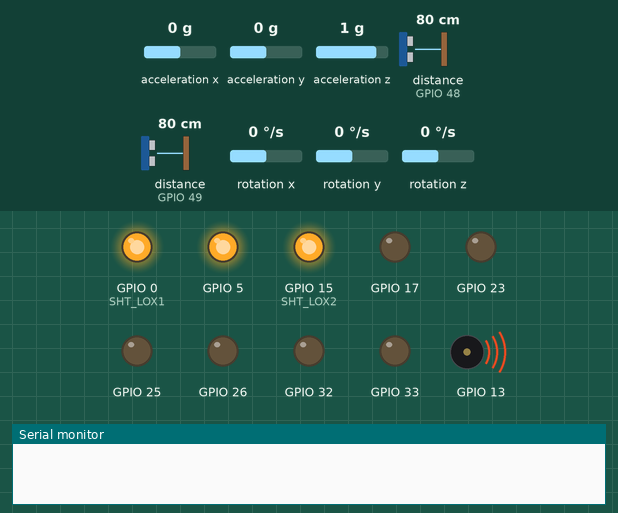
Simulated run of this sketch. Board: ESP32. Shown: output pins drawn as LEDs (lit = HIGH), buzzer (waves = sounding), the last lines printed to the serial monitor. Inputs (shaded band) come from the test bench; at power-on: rotation z 0 °/s, distance to the obstacle (sensors on GPIO 48, GPIO 49) 80 cm, acceleration x 0 g, acceleration y 0 g, acceleration z 1 g, rotation x 0 °/s, rotation y 0 °/s. Nothing arrives over Bluetooth unless stated.

Above: at 18.1 s.
19.3 s: rotation z set to -2 °/s
At 20.5 s:
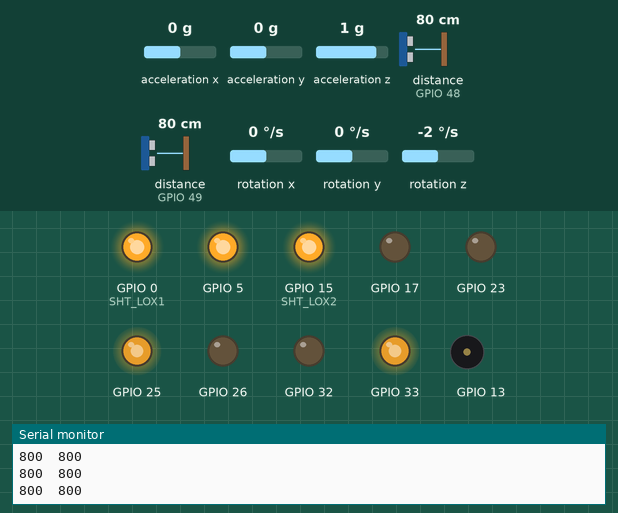
20.8 s: distance to the obstacle (sensor on GPIO 48) set to 18 cm
22.3 s: distance to the obstacle (sensor on GPIO 48) set to 14 cm
At 23.0 s:
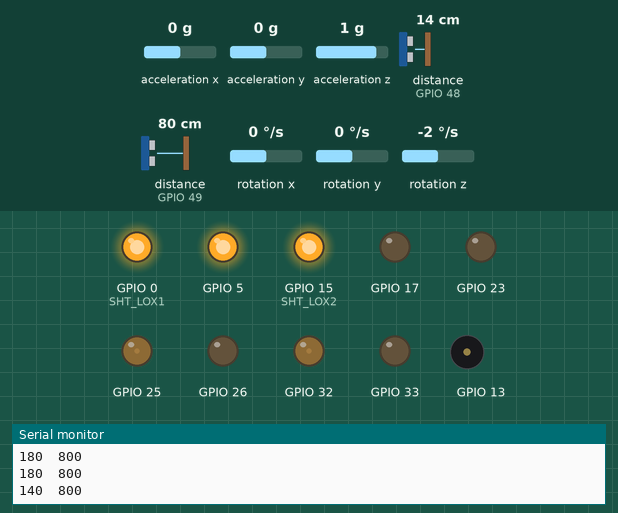
Timing chart, 0 to 29.9 s (numbered marks = the images above; inputs shaded):
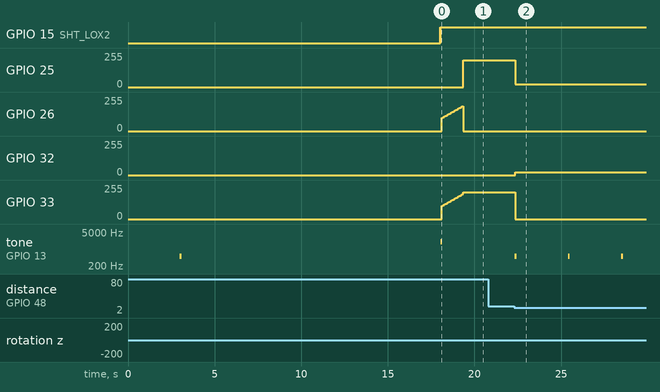

Measured:
- the behaviour switches between 0 and -1 °/s on rotation z (found by bisection; images 0 and 1)
- the behaviour switches between 16 and 15 cm on distance to the obstacle (sensor on GPIO 48) (found by bisection; images 1 and 2)
- after the input at 19.3 s, GPIO 25: 0/255 → 200/255 at once
- after the input at 22.3 s, GPIO 25: 200/255 → 20/255 at once; GPIO 32: 0/255 → 20/255 at once; GPIO 33: 200/255 → 0/255 at once; tone on GPIO 13: alternates 500 Hz for 0.10 s and silent for 3.0 s, starting at once

The sketch:

MPU_PID.ino
```cpp
// Code ok by 08/10

/*
 15: side RIGHT
 17: front right

 0: front left
 23: side left

*/


#include <MPU6050_tockn.h>
#include <Wire.h>

MPU6050 mpu6050(Wire);

#include <Adafruit_VL53L0X.h>


#include"Motion.h"

#include<BluetoothSerial.h>


Motion motion;

BluetoothSerial SerialBT;


float z;

void get(){
  mpu6050.update();
  z = mpu6050.getAngleZ();
  if ( z <0)
  z += 360;
}


String s = " ";
int t = 0;
int corner1 = 0;
int t2 = 0;

float Pvalue = 12;

int check_target = 1;


// Khai bao tof

#define LOX1_ADDRESS 0x30
#define LOX2_ADDRESS 0x31


// set the pins to shutdown
#define SHT_LOX1 0
#define SHT_LOX2 15

// objects for the vl53l0x
Adafruit_VL53L0X lox1 = Adafruit_VL53L0X();
Adafruit_VL53L0X lox2 = Adafruit_VL53L0X();

// this holds the measurement
VL53L0X_RangingMeasurementData_t measure1;
VL53L0X_RangingMeasurementData_t measure2;

//================================Tof============================

/// set if tof
void setID() {
  // all reset
  digitalWrite(SHT_LOX1, LOW);
  digitalWrite(SHT_LOX2, LOW);
  delay(10);
  // all unreset
  digitalWrite(SHT_LOX1, HIGH);
  digitalWrite(SHT_LOX2, HIGH);
  delay(10);

  // activating LOX1 and resetting LOX2
  digitalWrite(SHT_LOX1, HIGH);
  digitalWrite(SHT_LOX2, LOW);

  // initing LOX1
  if(!lox1.begin(LOX1_ADDRESS)) {
    Serial.println(F("Failed to boot first VL53L0X"));
//    while(1);
  }
  delay(10);

  // activating LOX2
  digitalWrite(SHT_LOX2, HIGH);
  delay(10);

  //initing LOX2
  if(!lox2.begin(LOX2_ADDRESS)) {
    Serial.println(F("Failed to boot second VL53L0X"));
   // while(1);
  }
}
// Done set up tof


unsigned sensor1 = 0;
unsigned sensor2 = 0;
unsigned char dem = 0;

void read_dual_sensors() {

  lox1.rangingTest(&measure1, false); // pass in 'true' to get debug data printout!
  lox2.rangingTest(&measure2, false); // pass in 'true' to get debug data printout!

  // print sensor one reading
  if(measure1.RangeStatus != 4)      // if not out of range
    sensor1 = measure1.RangeMilliMeter;

  if(measure2.RangeStatus != 4)      // if not out of range
    sensor2 = measure2.RangeMilliMeter;
  Serial.print(sensor1);
  Serial.print("  ");
  Serial.println(sensor2);

}

// ========================================= set up function ======================================

void setup() {

  Serial.begin(115200);
  Wire.begin();
//  Wire.setClock(120000);
    // tắt sesor
  pinMode(15,OUTPUT);
  pinMode(23,OUTPUT);
  pinMode(17,OUTPUT);
  pinMode(0,OUTPUT);

  digitalWrite(15,LOW);
  digitalWrite(23,LOW);
  digitalWrite(17,LOW);
  digitalWrite(0,LOW);

  //===== set up tof =======

  SerialBT.begin("ESP32test");

  motion.set_pin();

  while (!Serial) {
    ;
  }
  mpu6050.begin();
  mpu6050.calcGyroOffsets(true);
  tone(13,500,100);
  delay(4000);
  get();
  t = millis();
  while ( millis() - t <= 10000){ // default 35000
    get();
    motion.set_error(z);
    float error = motion.get_error();
    s = String(error);
    SerialBT.print("wait for consistent");
    SerialBT.println(s);
  }
  get();
  motion.set_target(z);
  delay(1000);

  setID();
  tone(13,2000,100);
  t2 = millis();
    motion.set_state(1);
}

//============================ end of setup ========================================

void set_Pvalue(){
    if (SerialBT.available()) {
      char received = SerialBT.read();
      if ( received == '+'){
        motion.set_Pvalue(1);
        Pvalue+= 0.1;
      }
      if ( received == '-')
      {
        motion.set_Pvalue(0);
        Pvalue-= 0.1;
      }
    }
}


// function check the first corner, turn left 48888888884
void check_stop(){
  if (  sensor1 <= 150){
////    motion.set_state(0);
//  float error = motion.get_error();
//  if ( error >= -1 && error <= 2){
//    motion.set_target(filter.getQuatZ()+0.7);
    tone(13,500,100);
    get();
//    motion.set_target(z+80);
    motion.stop();
    delay(3000);
    t = millis();
//    while ((millis() - t ) == 2000 ){
//5        motion.set_speed_tb(0);
//        motion.turn_left();
//        SerialBT.println("turning  ");
//    }
//    motion.set_speed_tb (200);
  }

//    motion.set_speed_tb(0);
  }


void loop() {

  // imu error
    read_dual_sensors();
//    float error = filter.getQuatZ();
//    motion.set_error(sensor2); // tof error
    float error = motion.get_error();
    s = String(error);
    SerialBT.println(s);
//    s = String(Pvalue);
//    SerialBT.println(s);
    get();
    motion.set_error(z);
    motion.run_pid();
    check_stop();
}
```

Motion.cpp
```cpp
#include "Motion.h"

void Motion::set_pin(){

  // set left mt left:
  pinMode(32,OUTPUT);
  pinMode(33,OUTPUT);

  // set pin mt right:
  pinMode(25,OUTPUT);
  pinMode(26,OUTPUT);

  // set standby pin
  pinMode(5,OUTPUT);

}


void Motion::stop(){
  analogWrite(32,20);
  analogWrite(33,0);
  analogWrite(25,20);
  analogWrite(26,0);


}
void Motion:: turn_left(){

  analogWrite(32,255);
  analogWrite(33,0);
  analogWrite(25,0);
  analogWrite(26,255);
}
void Motion::set_target(float first_read_from_imu){
  target = first_read_from_imu;
}

float Motion::get_target(){
  return target;
}

void Motion::speed_increase(){

    if ( speed_tb <= speed_target)
      speed_tb+=5 ;
}

void Motion::set_error(float now){
//  error = (now - target) * 100  ; // imu

  error = now - target; // tof
}

float Motion::get_error(){
  return error;
}

void Motion::set_Pvalue(int x){

  if (x)
    Pvalue += 0.1;
  else
    Pvalue -= 0.1;

//// set speed for left wheel
//  if ( x)
//  left+= 5;
//  else
//  left -= 5;
}
void Motion::set_speed(int lsp, int rsp){
  speed_increase();

  if ( rsp < 0 ){
    analogWrite(25,-rsp);
    analogWrite(26,0);
  }
  else{
    analogWrite(25,0);
    analogWrite(26,rsp);
  }

  if ( lsp < 0 ){
  analogWrite(32,-lsp);
  analogWrite(33,0);
  }
  else {
  analogWrite(32,0);
  analogWrite(33,lsp);
  }
}

void Motion::run_straight(){
  analogWrite(32,0);
  analogWrite(33,left);
  analogWrite(25,0);
  analogWrite(26,70);
}


void Motion::set_state(int state){

  if (state)
    digitalWrite(5,HIGH);

  else
    digitalWrite(5,LOW);

}

void Motion::set_speed_tb(int s_tb){
  speed_tb = s_tb;
}
void Motion::run_pid() {
  int lsp,rsp;
  P = error;
  I = error + I;
  D = error - previous_error;

  float PIDvalue = Pvalue*P  + Dvalue*D + Ivalue*I;

  previous_error = error;
      lsp = speed_tb + PIDvalue;
      rsp = speed_tb - PIDvalue;
//
//   } else{
//       lsp = speed_tb - PIDvalue ;
//       rsp = speed_tb + PIDvalue;
//   }
//   lsp = speedmax + PIDvalue;
//   rsp = speedmax - PIDvalue;

   if (lsp > speed_max) {
      lsp = speed_max;
    }
   else if (lsp < -speed_max) {
      lsp = -speed_max;
    }
   if (rsp > speed_max) {
      rsp = speed_max;
    }
    else if (rsp < -speed_max) {
      rsp = -speed_max;
    }
  set_speed(lsp,rsp);
}
```

Motion.h
```cpp
#ifndef __Motion.h__
#define __Motion.h__

#include <Arduino.h>


class Motion {
  private :
    int speed_max = 200;
    int speed_tb = 100;
    int speed_target = 200;
    int state = 1;
    int P;
    int D;
    int I;

    int Pvalue = 3;
    int Dvalue = 2;
    int Ivalue = 0;
    int previous_error;

  public:
    float target;
    float error ;
    int left = 70;
    void set_pin();
    void run_pid();
    void set_speed(int lsp, int rsp);
    void set_error(float now);
    void set_target(float first_read_from_imu);
    void set_Pvalue(int x);
    void set_state(int state);
    void set_speed_tb( int s_tb);


    float get_error();
    float get_target();

    void run_straight();
    void turn_left();
    void speed_increase();
    void stop();

};

#endif
```
